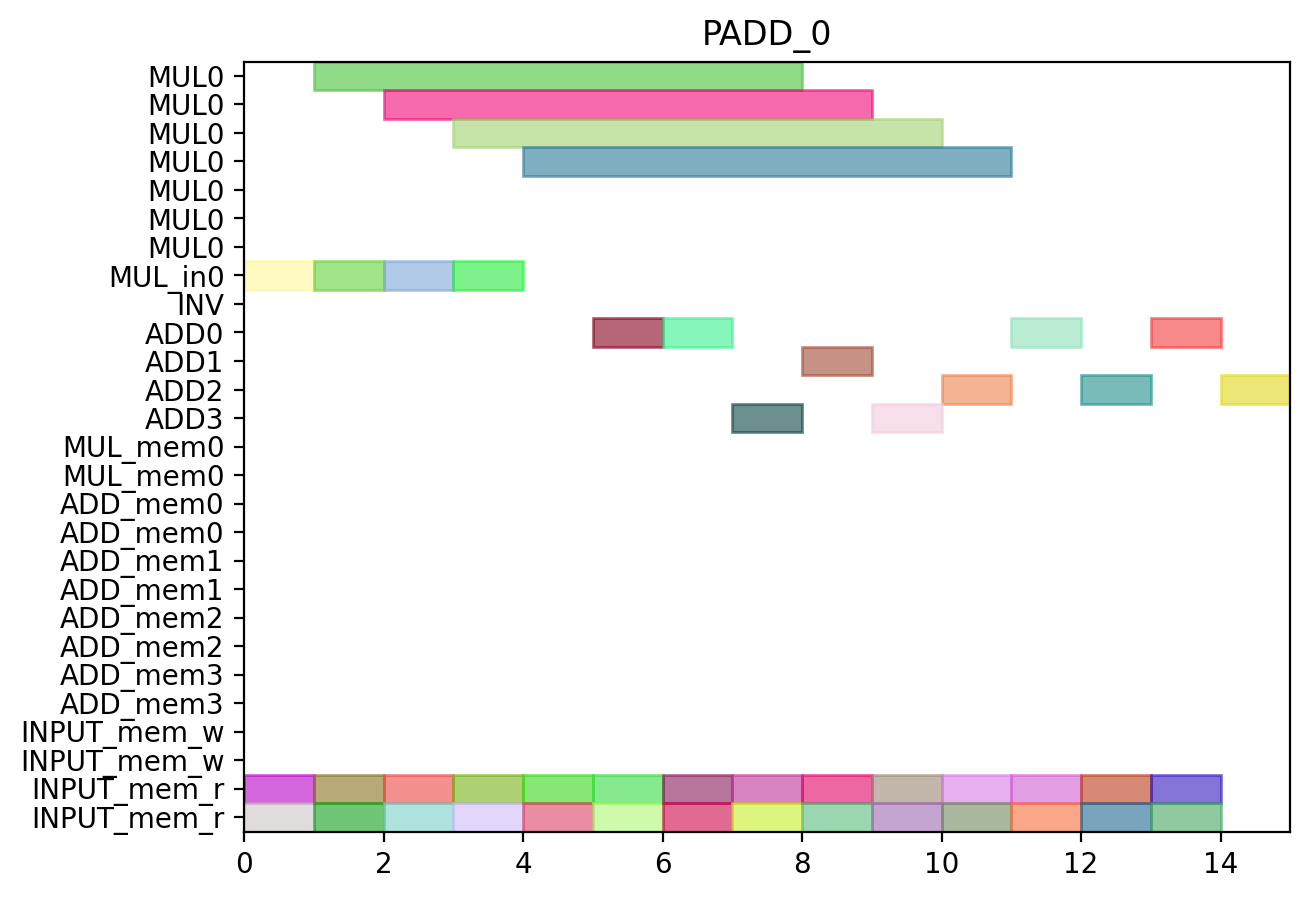

This figure's Python source:
from pyschedule import Scenario, solvers, plotters, alt


def solve():
	horizon = 90
	S = Scenario("PADD_0", horizon=horizon)

	# resource
	MUL = S.Resources('MUL', num=1, size=7)
	MUL_in = S.Resources('MUL_in', num=1)
	INV = S.Resource('INV')
	ADD = S.Resources('ADD', num=4, periods=range(1, horizon))
	MUL_mem = S.Resources('MUL_mem', num=1, size=2)
	ADD_mem = S.Resources('ADD_mem', num=4, size=2)
	INPUT_mem_w = S.Resource('INPUT_mem_w', size=2)
	INPUT_mem_r = S.Resource('INPUT_mem_r', size=2)

	# result of previous scheduling

	# new tasks
	t0_t0_in = S.Task('t0_t0_in', length=1, delay_cost=1)
	t0_t0_in += alt(MUL_in)
	t0_t0 = S.Task('t0_t0', length=7, delay_cost=1)
	t0_t0 += alt(MUL)
	S += t0_t0>=t0_t0_in

	t0_t0_mem0 = S.Task('t0_t0_mem0', length=1, delay_cost=1)
	t0_t0_mem0 += INPUT_mem_r
	S += t0_t0_mem0 <= t0_t0

	t0_t0_mem1 = S.Task('t0_t0_mem1', length=1, delay_cost=1)
	t0_t0_mem1 += INPUT_mem_r
	S += t0_t0_mem1 <= t0_t0

	t0_t1_in = S.Task('t0_t1_in', length=1, delay_cost=1)
	t0_t1_in += alt(MUL_in)
	t0_t1 = S.Task('t0_t1', length=7, delay_cost=1)
	t0_t1 += alt(MUL)
	S += t0_t1>=t0_t1_in

	t0_t1_mem0 = S.Task('t0_t1_mem0', length=1, delay_cost=1)
	t0_t1_mem0 += INPUT_mem_r
	S += t0_t1_mem0 <= t0_t1

	t0_t1_mem1 = S.Task('t0_t1_mem1', length=1, delay_cost=1)
	t0_t1_mem1 += INPUT_mem_r
	S += t0_t1_mem1 <= t0_t1

	t0_t2 = S.Task('t0_t2', length=1, delay_cost=1)
	t0_t2 += alt(ADD)

	t0_t2_mem0 = S.Task('t0_t2_mem0', length=1, delay_cost=1)
	t0_t2_mem0 += INPUT_mem_r
	S += t0_t2_mem0 <= t0_t2

	t0_t2_mem1 = S.Task('t0_t2_mem1', length=1, delay_cost=1)
	t0_t2_mem1 += INPUT_mem_r
	S += t0_t2_mem1 <= t0_t2

	t0_t3 = S.Task('t0_t3', length=1, delay_cost=1)
	t0_t3 += alt(ADD)

	t0_t3_mem0 = S.Task('t0_t3_mem0', length=1, delay_cost=1)
	t0_t3_mem0 += INPUT_mem_r
	S += t0_t3_mem0 <= t0_t3

	t0_t3_mem1 = S.Task('t0_t3_mem1', length=1, delay_cost=1)
	t0_t3_mem1 += INPUT_mem_r
	S += t0_t3_mem1 <= t0_t3

	t2_t0_in = S.Task('t2_t0_in', length=1, delay_cost=1)
	t2_t0_in += alt(MUL_in)
	t2_t0 = S.Task('t2_t0', length=7, delay_cost=1)
	t2_t0 += alt(MUL)
	S += t2_t0>=t2_t0_in

	t2_t0_mem0 = S.Task('t2_t0_mem0', length=1, delay_cost=1)
	t2_t0_mem0 += INPUT_mem_r
	S += t2_t0_mem0 <= t2_t0

	t2_t0_mem1 = S.Task('t2_t0_mem1', length=1, delay_cost=1)
	t2_t0_mem1 += INPUT_mem_r
	S += t2_t0_mem1 <= t2_t0

	t2_t1_in = S.Task('t2_t1_in', length=1, delay_cost=1)
	t2_t1_in += alt(MUL_in)
	t2_t1 = S.Task('t2_t1', length=7, delay_cost=1)
	t2_t1 += alt(MUL)
	S += t2_t1>=t2_t1_in

	t2_t1_mem0 = S.Task('t2_t1_mem0', length=1, delay_cost=1)
	t2_t1_mem0 += INPUT_mem_r
	S += t2_t1_mem0 <= t2_t1

	t2_t1_mem1 = S.Task('t2_t1_mem1', length=1, delay_cost=1)
	t2_t1_mem1 += INPUT_mem_r
	S += t2_t1_mem1 <= t2_t1

	t2_t2 = S.Task('t2_t2', length=1, delay_cost=1)
	t2_t2 += alt(ADD)

	t2_t2_mem0 = S.Task('t2_t2_mem0', length=1, delay_cost=1)
	t2_t2_mem0 += INPUT_mem_r
	S += t2_t2_mem0 <= t2_t2

	t2_t2_mem1 = S.Task('t2_t2_mem1', length=1, delay_cost=1)
	t2_t2_mem1 += INPUT_mem_r
	S += t2_t2_mem1 <= t2_t2

	t2_t3 = S.Task('t2_t3', length=1, delay_cost=1)
	t2_t3 += alt(ADD)

	t2_t3_mem0 = S.Task('t2_t3_mem0', length=1, delay_cost=1)
	t2_t3_mem0 += INPUT_mem_r
	S += t2_t3_mem0 <= t2_t3

	t2_t3_mem1 = S.Task('t2_t3_mem1', length=1, delay_cost=1)
	t2_t3_mem1 += INPUT_mem_r
	S += t2_t3_mem1 <= t2_t3

	t7_t2 = S.Task('t7_t2', length=1, delay_cost=1)
	t7_t2 += alt(ADD)

	t7_t2_mem0 = S.Task('t7_t2_mem0', length=1, delay_cost=1)
	t7_t2_mem0 += INPUT_mem_r
	S += t7_t2_mem0 <= t7_t2

	t7_t2_mem1 = S.Task('t7_t2_mem1', length=1, delay_cost=1)
	t7_t2_mem1 += INPUT_mem_r
	S += t7_t2_mem1 <= t7_t2

	t9_t2 = S.Task('t9_t2', length=1, delay_cost=1)
	t9_t2 += alt(ADD)

	t9_t2_mem0 = S.Task('t9_t2_mem0', length=1, delay_cost=1)
	t9_t2_mem0 += INPUT_mem_r
	S += t9_t2_mem0 <= t9_t2

	t9_t2_mem1 = S.Task('t9_t2_mem1', length=1, delay_cost=1)
	t9_t2_mem1 += INPUT_mem_r
	S += t9_t2_mem1 <= t9_t2

	t14_t2 = S.Task('t14_t2', length=1, delay_cost=1)
	t14_t2 += alt(ADD)

	t14_t2_mem0 = S.Task('t14_t2_mem0', length=1, delay_cost=1)
	t14_t2_mem0 += INPUT_mem_r
	S += t14_t2_mem0 <= t14_t2

	t14_t2_mem1 = S.Task('t14_t2_mem1', length=1, delay_cost=1)
	t14_t2_mem1 += INPUT_mem_r
	S += t14_t2_mem1 <= t14_t2

	new_TZ_t2 = S.Task('new_TZ_t2', length=1, delay_cost=1)
	new_TZ_t2 += alt(ADD)

	new_TZ_t2_mem0 = S.Task('new_TZ_t2_mem0', length=1, delay_cost=1)
	new_TZ_t2_mem0 += INPUT_mem_r
	S += new_TZ_t2_mem0 <= new_TZ_t2

	new_TZ_t2_mem1 = S.Task('new_TZ_t2_mem1', length=1, delay_cost=1)
	new_TZ_t2_mem1 += INPUT_mem_r
	S += new_TZ_t2_mem1 <= new_TZ_t2

	t16_t2 = S.Task('t16_t2', length=1, delay_cost=1)
	t16_t2 += alt(ADD)

	t16_t2_mem0 = S.Task('t16_t2_mem0', length=1, delay_cost=1)
	t16_t2_mem0 += INPUT_mem_r
	S += t16_t2_mem0 <= t16_t2

	t16_t2_mem1 = S.Task('t16_t2_mem1', length=1, delay_cost=1)
	t16_t2_mem1 += INPUT_mem_r
	S += t16_t2_mem1 <= t16_t2

	t17_t2 = S.Task('t17_t2', length=1, delay_cost=1)
	t17_t2 += alt(ADD)

	t17_t2_mem0 = S.Task('t17_t2_mem0', length=1, delay_cost=1)
	t17_t2_mem0 += INPUT_mem_r
	S += t17_t2_mem0 <= t17_t2

	t17_t2_mem1 = S.Task('t17_t2_mem1', length=1, delay_cost=1)
	t17_t2_mem1 += INPUT_mem_r
	S += t17_t2_mem1 <= t17_t2

	solvers.mip.solve(S,msg=1,kind='CPLEX',ratio_gap=1.01)

	solution = [['hoge']*len(S.solution()[1]) for i in range(len(S.solution()))]
	for i in range(len(S.solution())):
		for j in range(len(S.solution()[i])):
			solution[i][j]=str(S.solution()[i][j])
	print(solution)

	cycles = int(solution[-1][3])

	pic_file_name = "/home/mfukuda/pairing_automation_design2/bls12-446/scheduling/PADD_mul1_add4/PADD_0.png"
	if(S.solution() != []):
		plotters.matplotlib.plot(S,img_filename=pic_file_name, vertical_text=True, fig_size=(cycles*0.25+3, 5), show_task_labels=False)

	return solution
